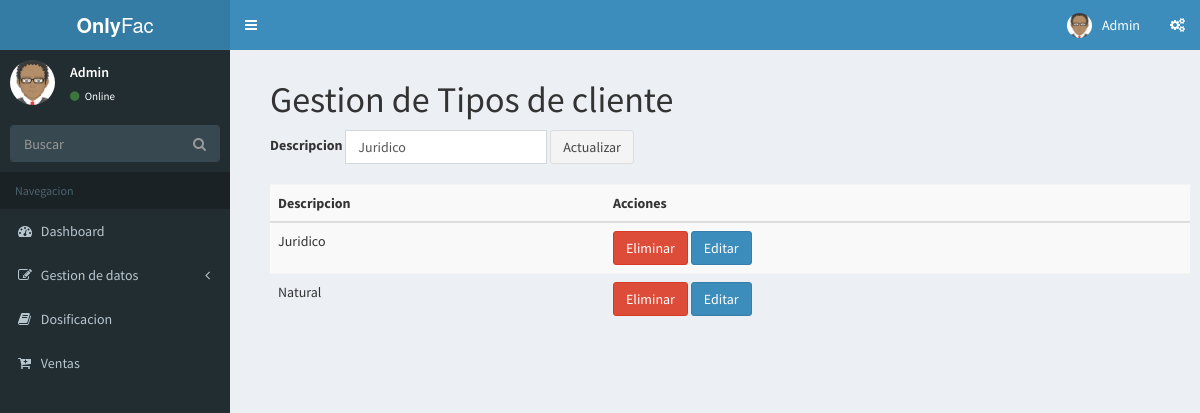
Screenshot of /index.php/tipocliente/edit/1 with the database file from the repository.
### tables this page shows
CREATE TABLE `tipo_cliente` (
  `idTipo_Cliente` int(11) NOT NULL AUTO_INCREMENT,
  `descripcion` varchar(15) DEFAULT NULL,
  PRIMARY KEY (`idTipo_Cliente`)
);

### application/controllers/tipocliente.php (called while the page is built, shortened)
<?php
class TipoCliente extends CI_Controller {
	public function __construct(){
        $this->load->helper('url');
        $this->load->helper('form');
        $this->load->helper('security');
        $this->load->library('form_validation');
        $this->load->library('session');
        $this->load->model('Model_TipoCliente');
    }
    public function edit($id){
        if($id != null){
            $data['content'] = "tipocliente/index";
            $data['select'] = $this->Model_TipoCliente->select();
            $data['dataedit'] = $this->Model_TipoCliente->selectby($id);
            $this->load->view("template", $data);
        } else {
        }
    }
}

### index.php (called while the page is built, shortened)
<?php
require_once BASEPATH.'core/CodeIgniter.php';

### application/models/model_tipocliente.php (called while the page is built, shortened)
<?php
Class Model_TipoCliente extends CI_Model {
    public function select()
    {
        $this->db->select('*');
        $this->db->from('tipo_cliente');
        $query = $this->db->get();
        return $query->result();
    }
    public function selectby($id)
    {
       $this->db->from('tipo_cliente');
       $this->db->where('idTipo_Cliente', $id);
       $query = $this->db->get();
       return $query->result();
    }
}

### application/views/tipocliente/index.php (the view)
<h1>Gestion de Tipos de cliente</h1>
<?php if(isset($dataedit)) {echo form_open('tipocliente/update'."/".$dataedit[0]->idTipo_Cliente, 'class="form-inline"');} else { echo form_open('tipocliente/insert', 'class="form-inline"');} ?>
  <div class="form-group">
    <label for="exampleInputName2">Descripcion</label>
    <input type="text" name="tipodescription" class="form-control" id="exampleInputName2" value="<?php if(isset($dataedit)){ echo $dataedit[0]->descripcion;} ?>" />
  </div>
  <button type="submit" class="btn btn-default">
      <?php
        if(isset($dataedit)){
            echo "Actualizar";
        } else {
            echo "Agregar";
        }
      ?>
  </button>
<?php echo form_close(); ?>
<table class="table table-striped" style = "margin: 20px 0px;">
    <theader>
        <th>Descripcion</th>
        <th>Acciones</th>
    </theader>
    <tbody>
        <?php foreach ($select as $value) { ?>
            <tr>
                <td><?php echo $value->descripcion; ?></td>
                <td>
                    <a href="<?php echo base_url('index.php/tipocliente/delete')."/".$value->idTipo_Cliente; ?>" type="button" class="btn btn-danger">Eliminar</a>
                    <a href="<?php echo base_url('index.php/tipocliente/edit')."/".$value->idTipo_Cliente; ?>" type="button" class="btn btn-primary">Editar</a>
                </td>
            </tr>
        <?php } ?>
    </tbody>
</table>

### rows the page displays
tipo_cliente: tipodescription "Juridico", descripcion "Juridico"
tipo_cliente: descripcion "Natural"
